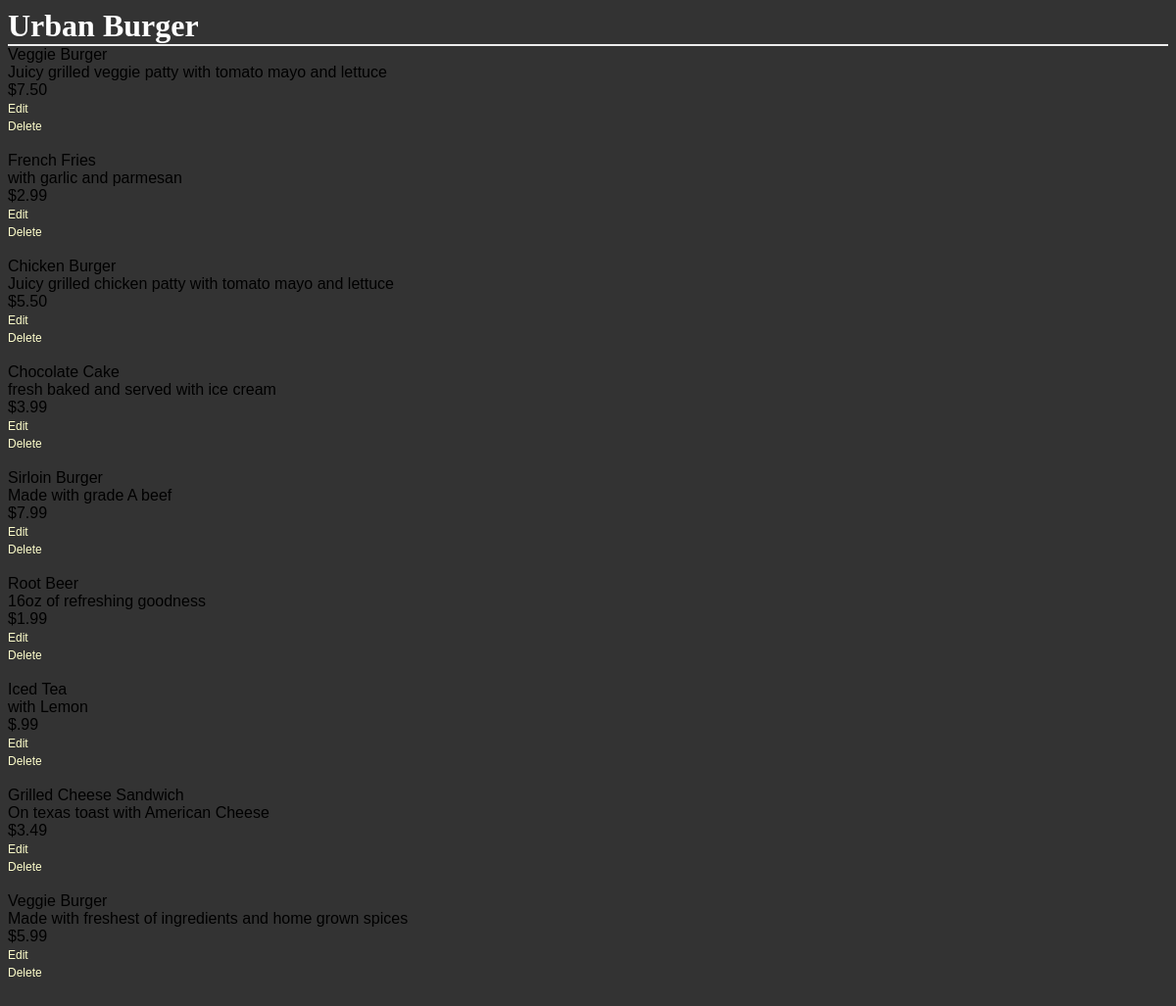
Page /restaurants/1/ on the committed database.
### Dev_with_Framework/database_setup.py (models this page shows, shortened)
class Restaurant(Base):
    __tablename__ = 'restaurant'
    id = Column(Integer, primary_key=True)
    name = Column(String(250), nullable=False)

class MenuItem(Base):
    __tablename__ = 'menu_item'
    name = Column(String(80), nullable=False)
    id = Column(Integer, primary_key=True)
    description = Column(String(250))
    price = Column(String(8))
    course = Column(String(250))
    restaurant_id = Column(Integer, ForeignKey('restaurant.id'))
    restaurant = relationship(Restaurant)

### Dev_with_Framework/flask_app.py (the view)
@app.route('/')
@app.route('/restaurants/<int:restaurant_id>/')
def restaurantMenu(restaurant_id):
    restaurant = session.query(Restaurant).first()
    items = session.query(MenuItem).filter_by(restaurant_id = restaurant.id)
    return render_template('menu.html', restaurant=restaurant, items=items)

### Dev_with_Framework/templates/menu.html (shortened to what this page needs)
<!DOCTYPE html>
<html>
<head>
  <link rel="stylesheet" type="text/css" href="{{ url_for('static', filename='styles.css') }}">
</head>
<body>
  <h1>{{ restaurant.name }}</h1>
  {% for i in items %}
    {{ i.name }}
    <br>
    {{ i.description }}
    <br>
    {{ i.price }}
    <br>
    <a href='{{ url_for('editMenuItem', restaurant_id = restaurant.id, menu_id = i.id) }}'>Edit</a>
    <a href = '{{ url_for('deleteMenuItem', restaurant_id = restaurant.id, menu_id = i.id ) }}'>Delete</a>
    <br><br>
  {% endfor %}
</body>
</html>

### Dev_with_Framework/static/styles.css (style rules this page uses)
body { font-family: sans-serif; background-image: url('img3.jpg'); background-color: #333333 }
h1, h2, h3, h4 { color: #FFFFFF; }
h1, h2 { font-family: 'Georgia', serif; margin: 0; }
h1 { border-bottom: 2px solid #eee; }
a { text-decoration: none; color:#FFFFCC; font-size: .75em; }

### rows in the picture
Restaurant: name "Urban Burger"
MenuItem: name "Veggie Burger", description "Juicy grilled veggie patty with tomato mayo and lettuce", price "$7.50"
MenuItem: name "French Fries", description "with garlic and parmesan", price "$2.99"
MenuItem: name "Chicken Burger", description "Juicy grilled chicken patty with tomato mayo and lettuce", price "$5.50"
MenuItem: name "Chocolate Cake", description "fresh baked and served with ice cream", price "$3.99"
MenuItem: name "Sirloin Burger", description "Made with grade A beef", price "$7.99"
MenuItem: name "Root Beer", description "16oz of refreshing goodness", price "$1.99"
MenuItem: name "Iced Tea", description "with Lemon", price "$.99"
MenuItem: name "Grilled Cheese Sandwich", description "On texas toast with American Cheese", price "$3.49"
MenuItem: name "Veggie Burger", description "Made with freshest of ingredients and home grown spices", price "$5.99"
